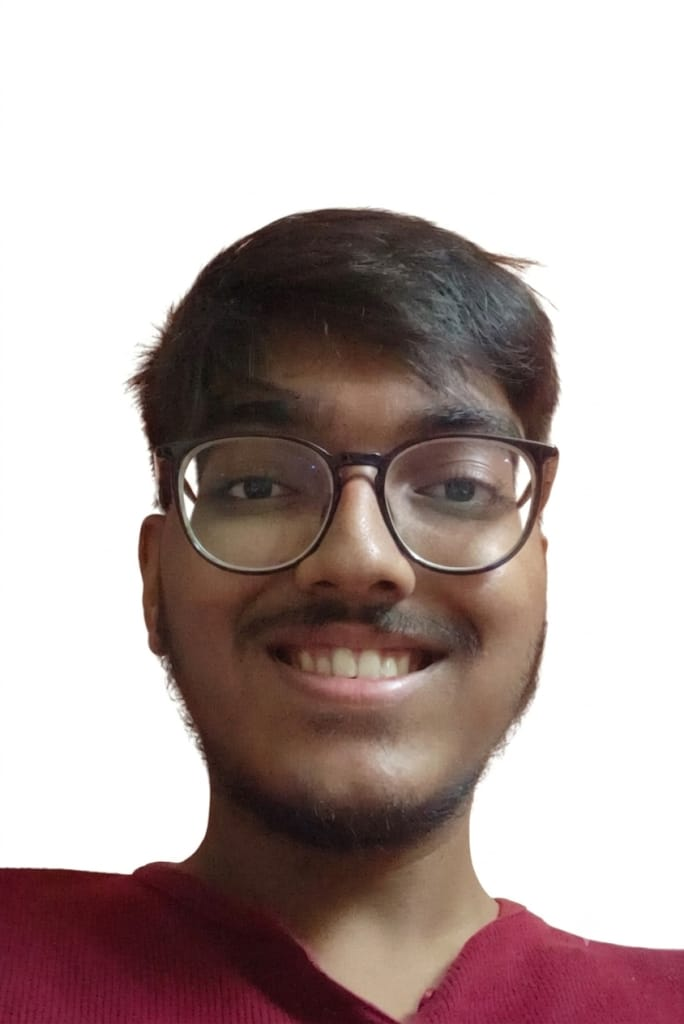
#> input picture assets/input_photo.png, 684 x 1024 px, found by its file name
$ python prep_photo.py
#> lines starting #> are read from the running program, lines starting #| are printed output that depends on the picture; after the words box and inside, x2 and y2 are one past the last pixel; in counts of white or black regions, pixels touching at a corner belong together
#!/usr/bin/env python3
"""
prep_photo.py — Photo preprocessor for ASCII art.

Creates a high-contrast, well-centered grayscale image optimized for
character density mapping.
"""

import os
import sys
import argparse
import numpy as np
import cv2
from PIL import Image


def process_image(input_path: str, output_path: str):
#> called with input_path = 'assets/input_photo.png', output_path = 'assets/source-prepped.png'
    if not os.path.exists(input_path):
        print(f"Error: '{input_path}' not found.")
        sys.exit(1)

    print(f"Loading '{input_path}'...")
    img_bgr = cv2.imread(input_path, cv2.IMREAD_UNCHANGED)
#> img_bgr is the input picture: shape (1024, 684, 3); mean B, G, R 165.7, 167.7, 183
    if img_bgr is None:
        img_bgr = np.array(Image.open(input_path))

    # Grayscale + foreground mask
    if len(img_bgr.shape) == 3 and img_bgr.shape[2] == 4:
        gray = cv2.cvtColor(img_bgr[:, :, :3], cv2.COLOR_BGR2GRAY)
        fg_mask = img_bgr[:, :, 3] > 20
    elif len(img_bgr.shape) == 3:
        gray = cv2.cvtColor(img_bgr, cv2.COLOR_BGR2GRAY)
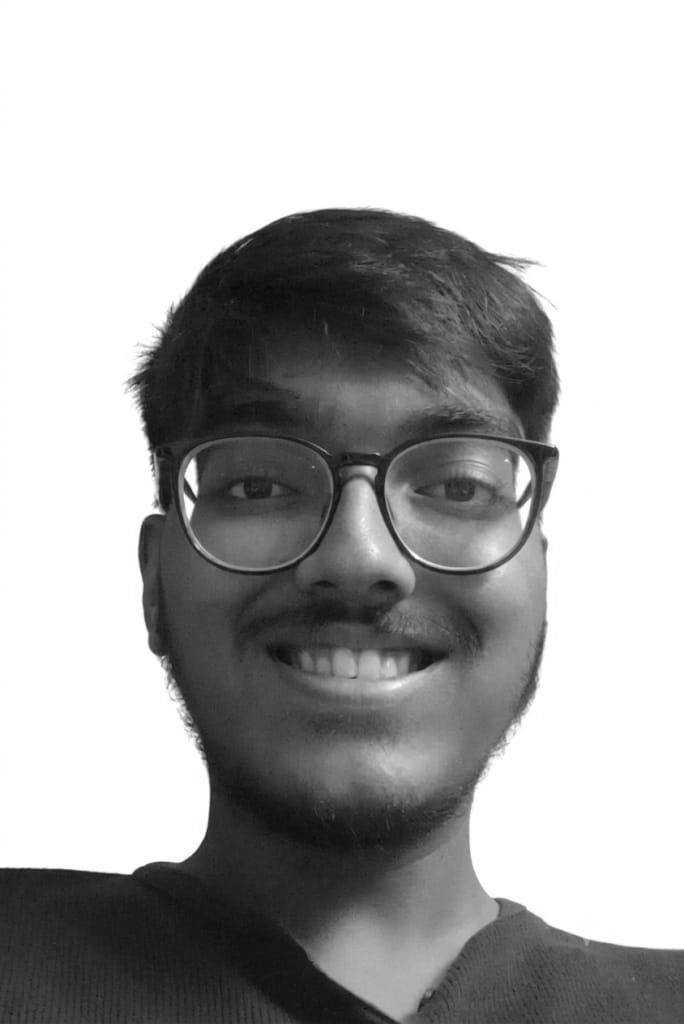
#> gray: shape (1024, 684); min 11, max 255, mean 172
        fg_mask = gray < 230
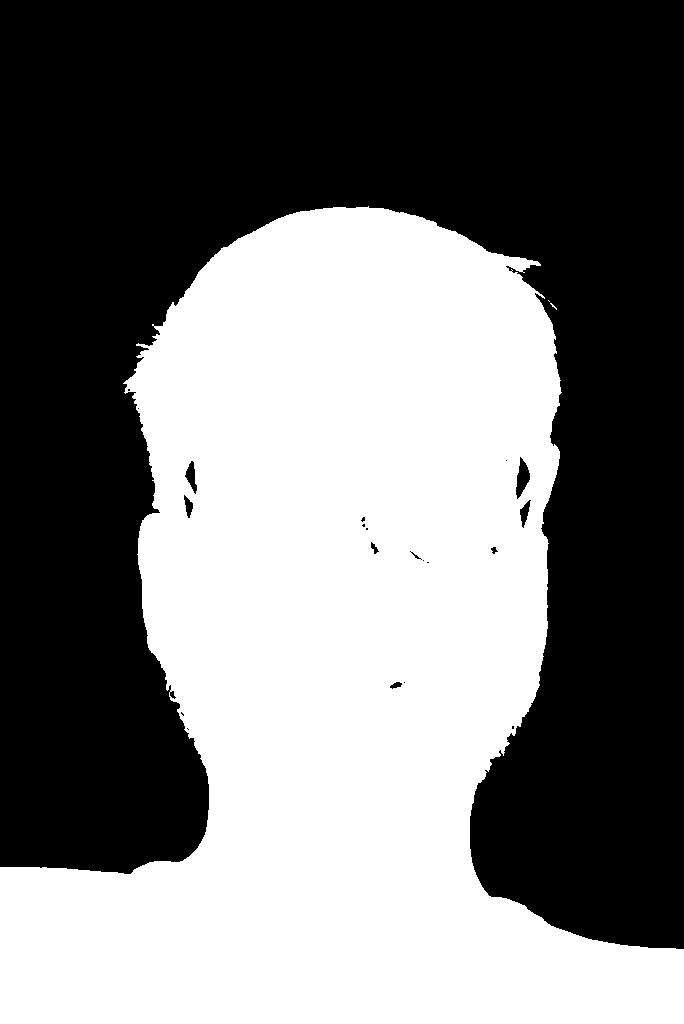
#> fg_mask: shape (1024, 684) bool; 46.8% white; 3 white regions (2 under 20 px), largest, box (x1, y1, x2, y2) and area: (0, 206, 684, 1024) 327435
    else:
        gray = img_bgr.copy()
        fg_mask = gray < 230

    # Find subject bounding box and crop
    ys, xs = np.where(fg_mask)
    if len(ys) == 0:
        cropped = gray
        cropped_mask = fg_mask
    else:
        min_y, max_y = ys.min(), ys.max()
#> min_y = 206; max_y = 1023
        min_x, max_x = xs.min(), xs.max()
#> min_x = 0; max_x = 683
        pad = int(max(max_y - min_y, max_x - min_x) * 0.03)
#> pad = 24
        y0, y1 = max(0, min_y - pad), min(gray.shape[0], max_y + pad)
#> y0 = 182; y1 = 1024
        x0, x1 = max(0, min_x - pad), min(gray.shape[1], max_x + pad)
#> x0 = 0; x1 = 684
        cropped = gray[y0:y1, x0:x1]
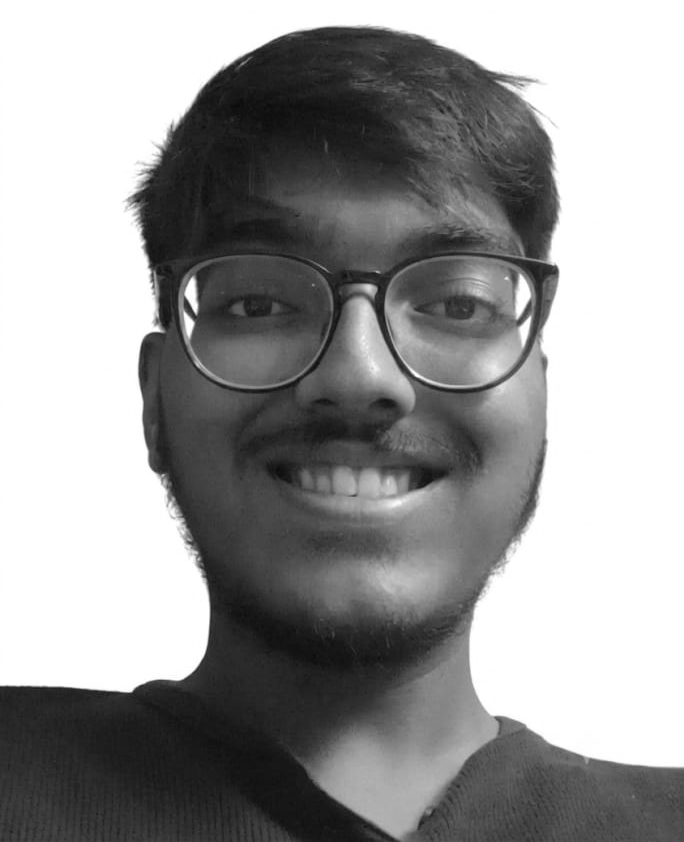
#> cropped: shape (842, 684); min 11, max 255, mean 154.1
        cropped_mask = fg_mask[y0:y1, x0:x1]
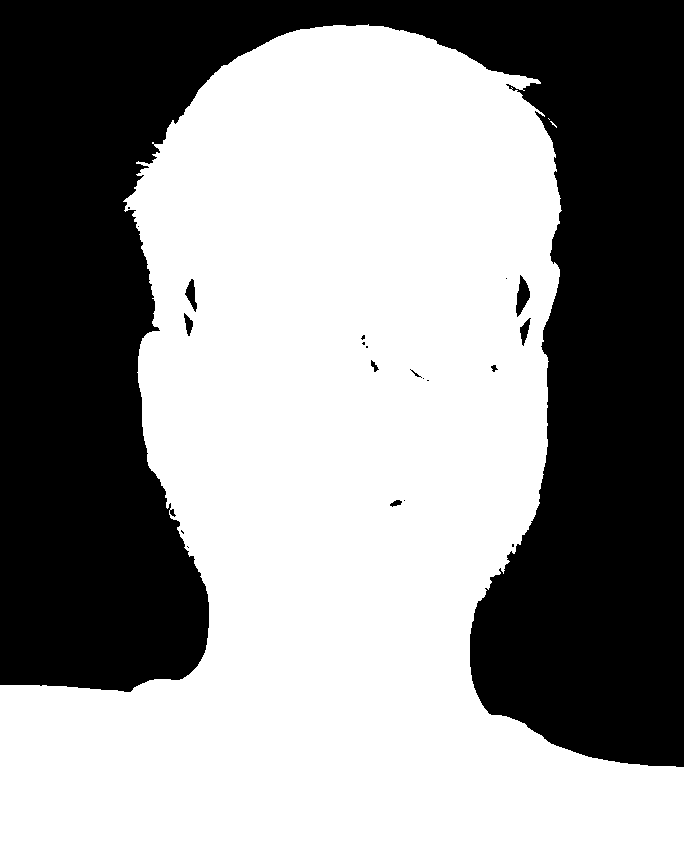
#> cropped_mask: shape (842, 684) bool; 56.9% white; 21 black regions (12 under 20 px), largest, box (x1, y1, x2, y2) and area: (0, 0, 684, 767) 247496, (516, 275, 530, 317) 331, (185, 279, 197, 312) 199

    # CLAHE with moderate contrast enhancement
    clahe = cv2.createCLAHE(clipLimit=2.5, tileGridSize=(8, 8))
    equalized = clahe.apply(cropped)
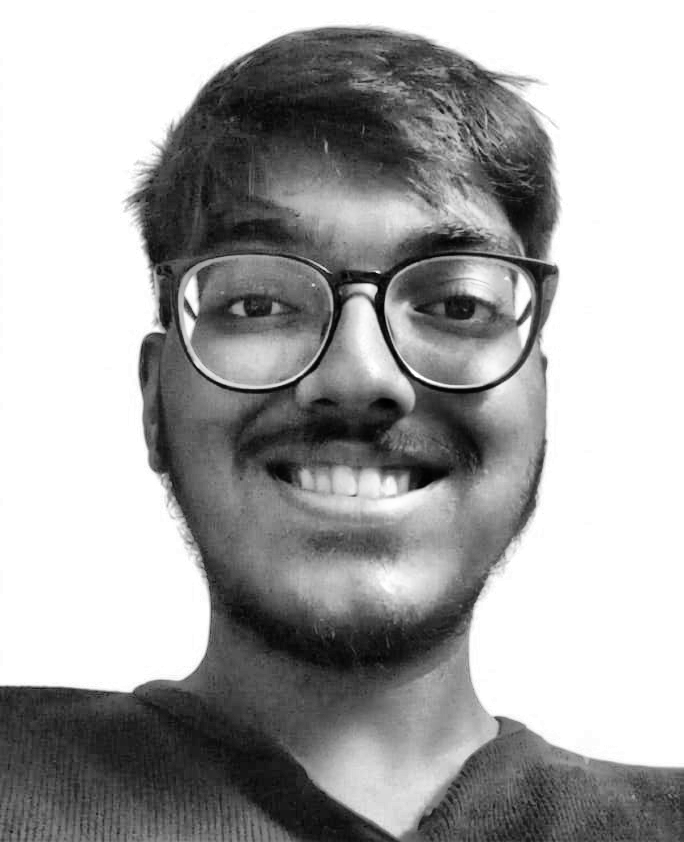
#> equalized: shape (842, 684); min 0, max 255, mean 167.1

    # Light bilateral filter
    smooth = cv2.bilateralFilter(equalized, d=5, sigmaColor=40, sigmaSpace=40)

    # Histogram stretch to use full 0-255 range on foreground pixels
    fg_pixels = smooth[cropped_mask]
    if len(fg_pixels) > 0:
        p_low, p_high = np.percentile(fg_pixels, [1, 99])
#> p_low = 14; p_high = 232
        stretched = np.clip((smooth.astype(float) - p_low) / (p_high - p_low) * 255, 0, 255).astype(np.uint8)
    else:
        stretched = smooth

    # Composite onto white background
    result = np.full_like(stretched, 255)
    result[cropped_mask] = stretched[cropped_mask]

    os.makedirs(os.path.dirname(output_path) or ".", exist_ok=True)
    Image.fromarray(result).save(output_path)
    print(f"Saved prepped image: '{output_path}' ({result.shape[1]}x{result.shape[0]})")
#| Saved prepped image: 'assets/source-prepped.png' (684x842)


def main():
    p = argparse.ArgumentParser()
    p.add_argument("--input", "-i", default="assets/input_photo.png")
    p.add_argument("--output", "-o", default="assets/source-prepped.png")
    process_image(p.parse_args().input, p.parse_args().output)


if __name__ == "__main__":
    main()
